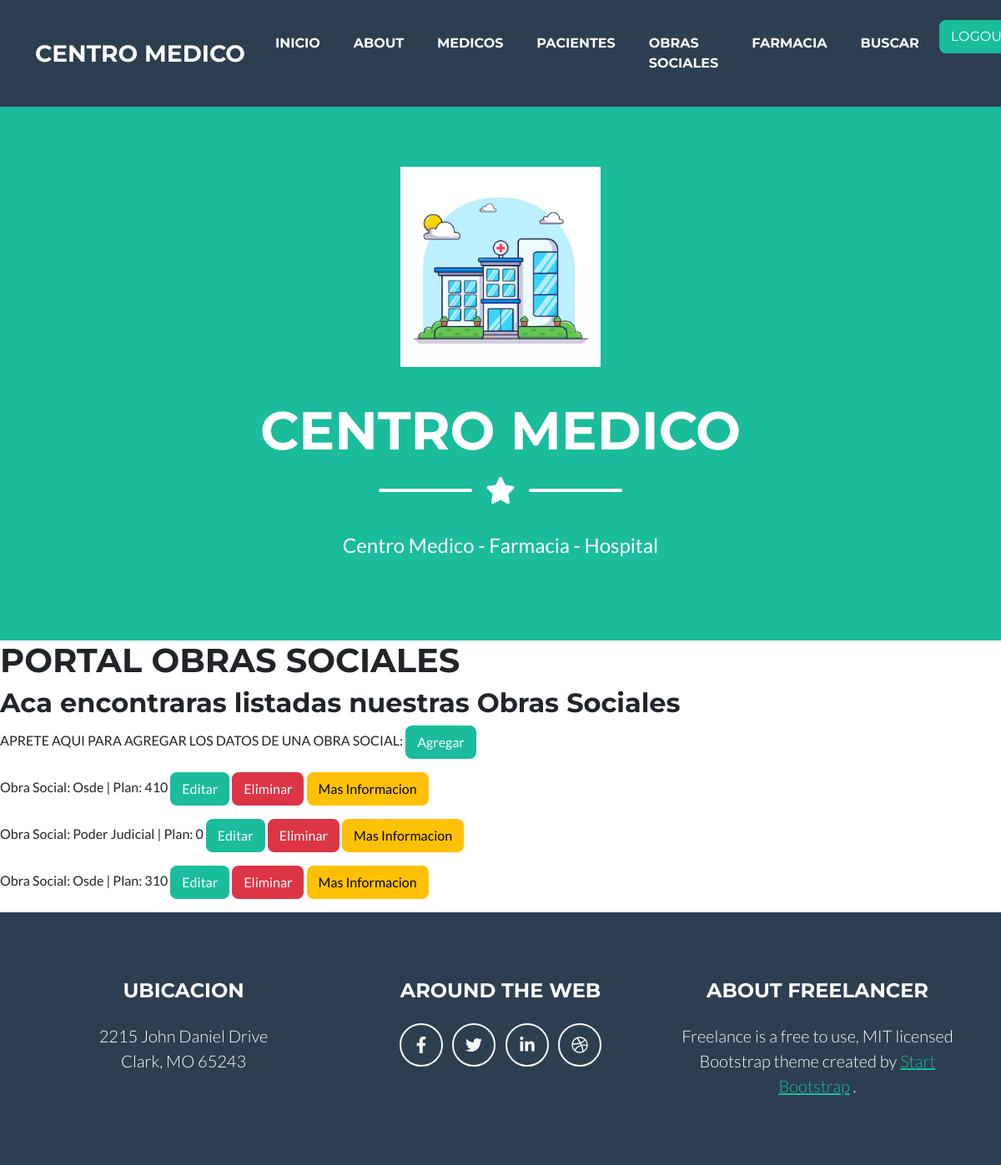
The app's page /osociales_lista/ (signed in) with its own data.
### centromed/models.py (models this page shows, shortened)
class Obrasocial(models.Model):
    nombre= models.CharField (max_length=20)
    plan= models.IntegerField()
    cobertura= models.BooleanField()

### centromed/views.py (the view)
# urls.py: path("osociales_lista/", ObrasocialListView.as_view(), name= "osociales_lista"),
class ObrasocialListView(LoginRequiredMixin, ListView):
    model= Obrasocial
    context_object_name = "obras_sociales"
    template_name = "centromed/osociales_lista.html"

### centromed/templates/centromed/osociales_lista.html (shortened to what this page needs)
{% extends 'centromed/base.html' %}
{% block mutable %}
    <h1>PORTAL OBRAS SOCIALES</h1>
    <h2>Aca encontraras listadas nuestras Obras Sociales</h2>
    <p>APRETE AQUI PARA AGREGAR LOS DATOS DE UNA OBRA SOCIAL: <a class="btn btn-primary" href="{% url 'osociales_crear'%}" role="button">Agregar</a></p>
    {% for obrasocial in obras_sociales %}
        <p>Obra Social: {{obrasocial.nombre}} | Plan: {{obrasocial.plan}} <a class="btn btn-primary" href="{% url 'osociales_update' obrasocial.pk %}" role="button">Editar</a> <a class="btn btn-danger" href="{% url 'osociales_delete' obrasocial.pk %}" role="button">Eliminar</a> <a class="btn btn-warning" href="{% url 'osociales_detail' obrasocial.pk %}" role="button">Mas Informacion</a></p>
    {% endfor %}
{% endblock %}

### records on screen
Obrasocial: nombre "Osde", plan "410"
Obrasocial: nombre "Poder Judicial", plan "0"
Obrasocial: nombre "Osde", plan "310"
